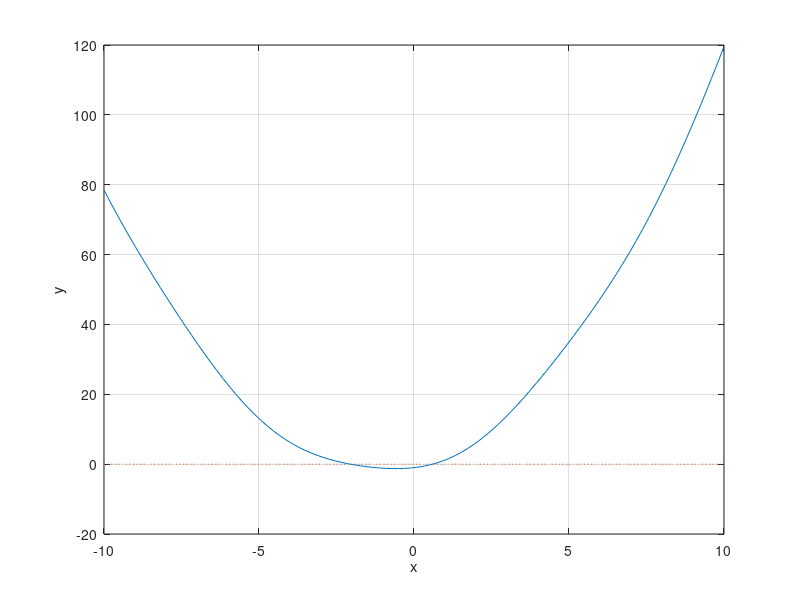

This figure's MATLAB source: (Note: this script raises an error after producing the figure.)
a = -10;
b = 10;
m=100; x=linspace(a,b,m);
f='x.^2+2*x-1-sin(x)';
plot(x,eval(f),x,0*x,':'); grid on
xlabel('x'); ylabel('y');
z=ginput(1);
[zr,fr]=fzero(f,z(1));
hold on
plot(zr,fr,'r*',z(1),z(2),'g*')
hold off;
disp(zr);